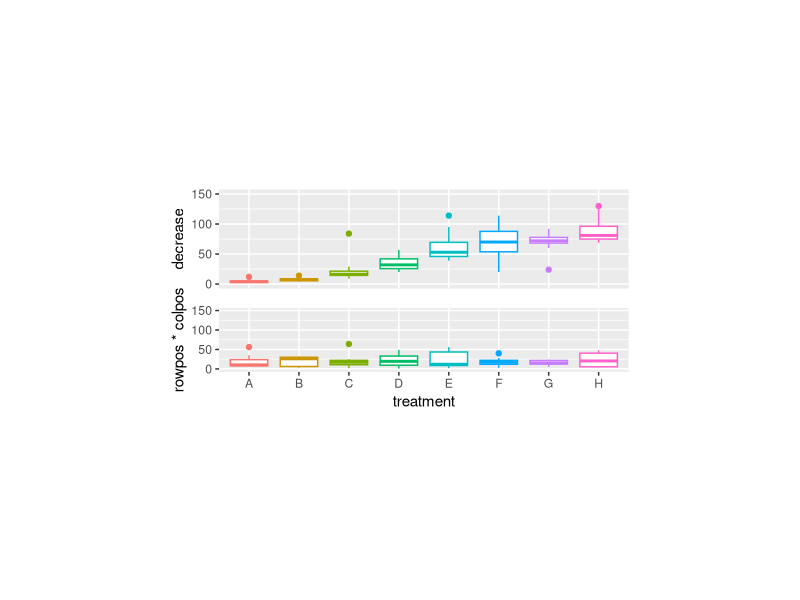
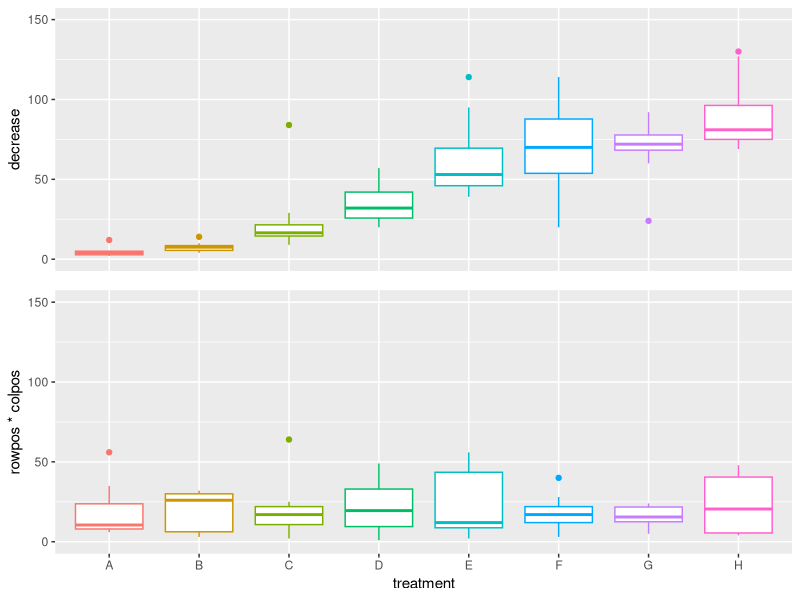
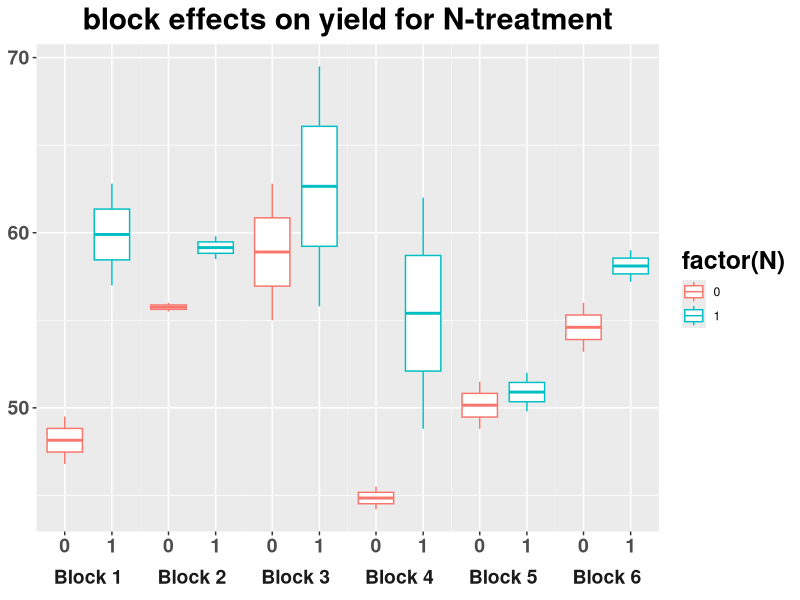
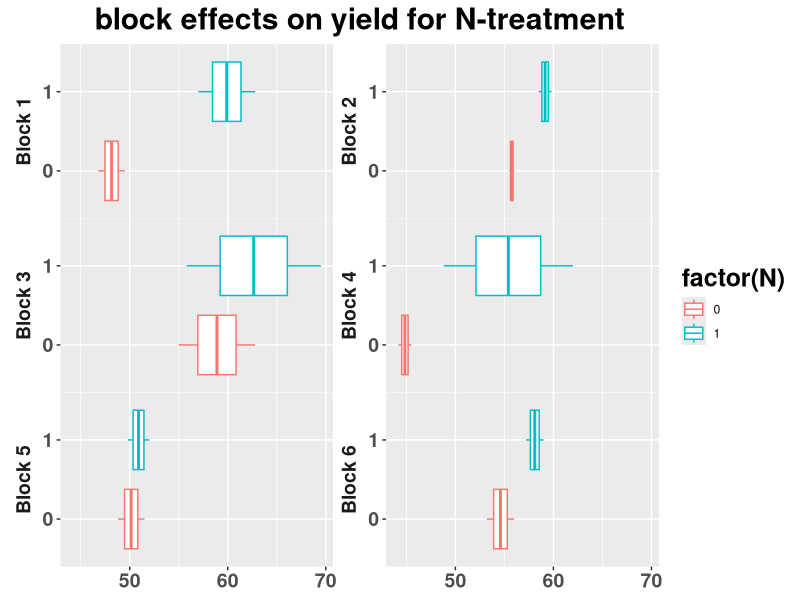
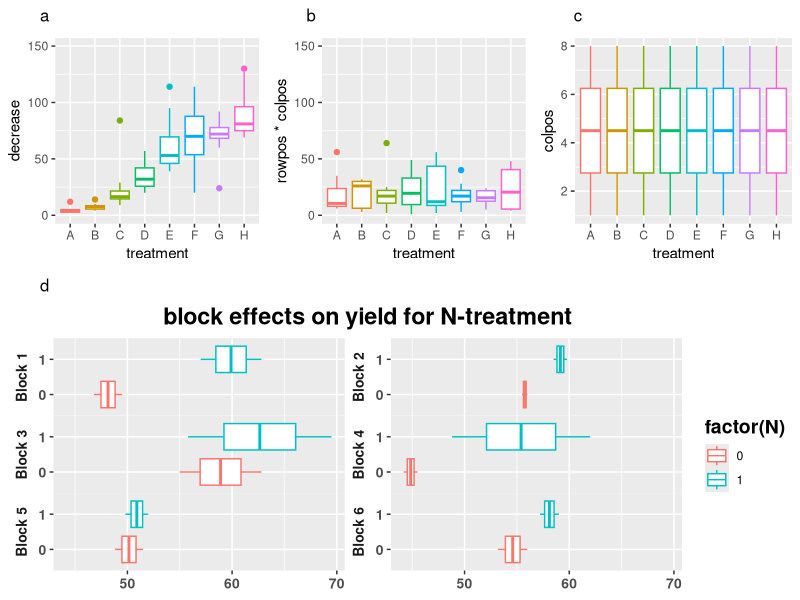

The R script that drew these images, in order:
## ---- chunk 1
#packages needed
library(ggplot2)
library(grid)
library(gridExtra)
library(gtable)
## ---- chunk 2
# figure without x-axis and labels
fig1 <- ggplot(OrchardSprays, aes(treatment, decrease, colour=factor(treatment)))+
  geom_boxplot()+
  ylim(ymin=0, ymax=150)+
  theme(legend.position='none',
        axis.title.x=element_blank(),
        axis.text.x=element_blank(),
        axis.ticks.x=element_blank())



fig2 <- ggplot(OrchardSprays, aes(treatment, rowpos*colpos, colour=factor(treatment)))+
  geom_boxplot()+
  ylim(ymin=0, ymax=150)+
  theme(legend.position='none')

fig3 <- ggplot(OrchardSprays, aes(treatment, colpos, colour=factor(treatment)))+
  geom_boxplot()
## ---- chunk 3
g1 <- ggplotGrob(fig1) 
g2 <- ggplotGrob(fig2)

mat <- matrix(list(g1,g2), nrow=2)
a <- gtable_matrix(name = "demo", grobs = mat, 
                   widths = unit(c(12), "cm"), 
                   heights = unit(c(3, 3), "cm"))
grid.newpage()
grid.draw(a)
## ---- chunk 4
# define panel.hist function based on the code from ?pairs

panel.hist <- function(x, ...)
{
	usr <- par("usr"); on.exit(par(usr))
	par(usr = c(usr[1:2], 0, 1.5) )
	h <- hist(x, plot = FALSE)
	breaks <- h$breaks; nB <- length(breaks)
	y <- h$counts; y <- y/max(y)
	rect(breaks[-nB], 0, breaks[-1], y, col = "cyan", ...)
}

# define panel.cor function based on the code from ?pairs

panel.cor <- function(x, y, digits = 2, prefix = "", cex.cor, ...)
{
	usr <- par("usr"); on.exit(par(usr))
	par(usr = c(0, 1, 0, 1))
	r <- abs(cor(x, y))
	txt <- format(c(r, 0.123456789), digits = digits)[1]
	txt <- paste0(prefix, txt)
	if(missing(cex.cor)) cex.cor <- 0.8/strwidth(txt)
	text(0.5, 0.5, txt, cex = cex.cor * r)
}

# function to arrange plots borrowed from "https://github.com/baptiste/gridextra/wiki/arranging-ggplot#fix-the-panel-size"

gtable_frame <- function(g, width=unit(1,"null"), height=unit(1,"null")){
  panels <- g[["layout"]][grepl("panel", g[["layout"]][["name"]]), ]
  ll <- unique(panels$l)
  tt <- unique(panels$t)
  
  fixed_ar <- g$respect
  if(fixed_ar) { # there lies madness, we want to align with aspect ratio constraints
    ar <- as.numeric(g$heights[tt[1]]) / as.numeric(g$widths[ll[1]])
    print(ar)
    height <- width * ar
    g$respect <- FALSE
  }
  
  core <- g[seq(min(tt), max(tt)), seq(min(ll), max(ll))]
  top <- g[seq(1, min(tt)-1), ]
  bottom <- g[seq(max(tt)+1, nrow(g)), ]
  left <- g[, seq(1, min(ll)-1)]
  right <- g[, seq(max(ll)+1, ncol(g))]
  
  fg <- nullGrob()
  lg <-  if(length(left))  g[seq(min(tt), max(tt)), seq(1, min(ll)-1)] else fg
  rg <- if(length(right)) g[seq(min(tt), max(tt)), seq(max(ll)+1,ncol(g))] else fg
  grobs = list(fg, g[seq(1, min(tt)-1), seq(min(ll), max(ll))], fg, 
               lg, g[seq(min(tt), max(tt)), seq(min(ll), max(ll))], rg, 
               fg, g[seq(max(tt)+1, nrow(g)), seq(min(ll), max(ll))], fg)
  widths <- unit.c(sum(left$widths), width, sum(right$widths))
  heights <- unit.c(sum(top$heights), height, sum(bottom$heights))
  all <- gtable_matrix("all", grobs = matrix(grobs, ncol=3, nrow=3, byrow = TRUE), 
                       widths = widths, heights = heights)
  all[["layout"]][5,"name"] <- "panel" # make sure knows where the panel is
  if(fixed_ar)  all$respect <- TRUE
  all
}

## ---- chunk 5
g1 <- ggplotGrob(fig1) 
g2 <- ggplotGrob(fig2)

fg1 <- gtable_frame(g1) #using function defined in the previous chunk
fg2 <- gtable_frame(g2) #using function defined in the previous chunk
fg12 <- rbind(fg1,fg2, size = "last")
grid.newpage()
grid.draw(fg12)

#setwd("D:/Bksercu/OneDrive - UGent/WE11c112/Bksercu/PhD/data/analysis/light_availability_paper")
#ggsave(file="plots/tree_shrub_cover_review_numbered.tiff", width = 20, height = 20, units = "cm",dpi=300, fg12)
## ---- chunk 6

labels <- c("1" = "Block 1", "2"= "Block 2", "3" = "Block 3", "4"= "Block 4", "5"= "Block 5", "6"= "Block 6")

ggplot(npk, aes(N, yield, colour=factor(N)))+
  geom_boxplot()+
  labs(title="block effects on yield for N-treatment", y= "yield")+
  facet_wrap(~block,ncol=6,strip.position = "bottom", scales = "free_x",
             labeller=labeller(block = labels))+
  theme(axis.text=element_text(size=14, face="bold", angle=0),
        axis.title=element_text(size=16,face="bold"),
        axis.title.x=element_blank(),
        axis.title.y=element_blank(),
        title=element_text(size=18,face="bold"),
        plot.title = element_text(hjust = 0.5),
        panel.spacing = unit(0, "lines"), 
        strip.background = element_blank(),
        strip.placement = "outside", 
        strip.text =element_text(size=14, face="bold", angle=0))

# horizontal boxplots with coord_flip()
fig4 <- ggplot(npk, aes(N, yield, colour=factor(N)))+
  geom_boxplot()+
  coord_flip()+
  labs(title="block effects on yield for N-treatment", y= "yield")+
  facet_wrap(~block,nrow=3,strip.position = "left", scales = "free_y",
             labeller=labeller(block = labels))+
  theme(axis.text=element_text(size=14, face="bold", angle=0),
        axis.title=element_text(size=16,face="bold"),
        axis.title.x=element_blank(),
        axis.title.y=element_blank(),
        title=element_text(size=18,face="bold"),
        plot.title = element_text(hjust = 0.5),
        panel.spacing = unit(0, "lines"), 
        strip.background = element_blank(),
        strip.placement = "outside", 
        strip.text =element_text(size=14, face="bold", angle=0))

fig4
## ---- chunk 7

fig1 <- ggplot(OrchardSprays, aes(treatment, decrease, colour=factor(treatment)))+
  geom_boxplot()+
  ylim(ymin=0, ymax=150)+
  theme(legend.position='none')

fig2 <- ggplot(OrchardSprays, aes(treatment, rowpos*colpos, colour=factor(treatment)))+
  geom_boxplot()+
  ylim(ymin=0, ymax=150)+
  theme(legend.position='none')

fig3 <- ggplot(OrchardSprays, aes(treatment, colpos, colour=factor(treatment)))+
  geom_boxplot()+
  theme(legend.position='none')


# horizontal boxplots with coord_flip()
labels <- c("1" = "Block 1", "2"= "Block 2", "3" = "Block 3", "4"= "Block 4", "5"= "Block 5", "6"= "Block 6")

fig4 <- ggplot(npk, aes(N, yield, colour=factor(N)))+
  geom_boxplot()+
  coord_flip()+
  labs(title="block effects on yield for N-treatment", y= "yield")+
  facet_wrap(~block,nrow=3,strip.position = "left", scales = "free_y",
             labeller=labeller(block = labels))+
  theme(axis.text=element_text(size=10, face="bold", angle=0),
        axis.title=element_text(size=12,face="bold"),
        axis.title.x=element_blank(),
        axis.title.y=element_blank(),
        title=element_text(size=14,face="bold"),
        plot.title = element_text(hjust = 0.5),
        panel.spacing = unit(0, "lines"), 
        strip.background = element_blank(),
        strip.placement = "outside", 
        strip.text =element_text(size=10, face="bold", angle=0))

## ---- chunk 8
# create a layout as you want it where each number is a separate Grob (figure or textgrob)

lay <- rbind(c(1,NA,NA,2,NA,NA,3,NA,NA),
             c(4,4,4,5,5,5,6,6,6),
             c(4,4,4,5,5,5,6,6,6),
             c(4,4,4,5,5,5,6,6,6),
             c(4,4,4,5,5,5,6,6,6),
             c(4,4,4,5,5,5,6,6,6),
             c(4,4,4,5,5,5,6,6,6),
             c(4,4,4,5,5,5,6,6,6),
             c(4,4,4,5,5,5,6,6,6),
             c(7,NA,NA,NA,NA,NA,NA,NA,NA),
             c(10,10,10,10,10,10,10,10,10),
             c(10,10,10,10,10,10,10,10,10),
             c(10,10,10,10,10,10,10,10,10),
             c(10,10,10,10,10,10,10,10,10),
             c(10,10,10,10,10,10,10,10,10),
             c(10,10,10,10,10,10,10,10,10),
             c(10,10,10,10,10,10,10,10,10),
             c(10,10,10,10,10,10,10,10,10),
             c(10,10,10,10,10,10,10,10,10),
             c(10,10,10,10,10,10,10,10,10))

# define textgrobs
t_a <- textGrob("a")
t_b <- textGrob("b")
t_c <- textGrob("c")
t_d <- textGrob("d")


g_1 <- arrangeGrob(t_a, t_b, t_c, fig1, fig2, fig3, t_d, fig4, layout_matrix = lay) # write the grobs in the correct order
grid.newpage()
grid.draw(g_1)
